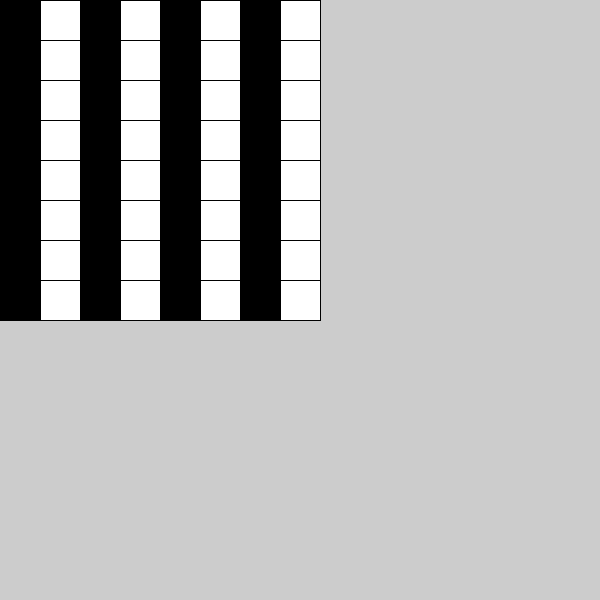
Frame 1 (no input)
Frame 60 (the mouse pressed at the canvas centre just before this capture): identical to frame 1, image omitted
Frame 120 (the mouse held since frame 60 and released just before this capture): identical to frame 1, image omitted

The Processing sketch that drew this single still picture (run headless with seeded random() and noise(); from frame 60 on, the mouse is pressed at the canvas centre):

// Processing sketch: Task6
// ── Task6.pde
int[][] board = new int [8][8];

void setup() {
size(600,600);
  for (int i = 0; i < board.length; i++) {
    println();
    for (int j = 0; j < board[i].length; j++ ) {
    if(j % 2 == 0){
    board[i][j]=0;
    }else {
    board[i][j]=1;
    }
    print(board[i][j]);
    }
  }
}
void draw(){

int sideLength=40;

for (int x = 0; x < board.length; x++) {
    for (int y = 0; y < board[x].length; y++ ) {
     if (x % 2 == 0){
     fill(0);
     rect(x * sideLength, y * sideLength, sideLength, sideLength);
     }else {
     fill(255);
     rect(x * sideLength, y * sideLength, sideLength, sideLength);
     }
      
      
    }


}
}
